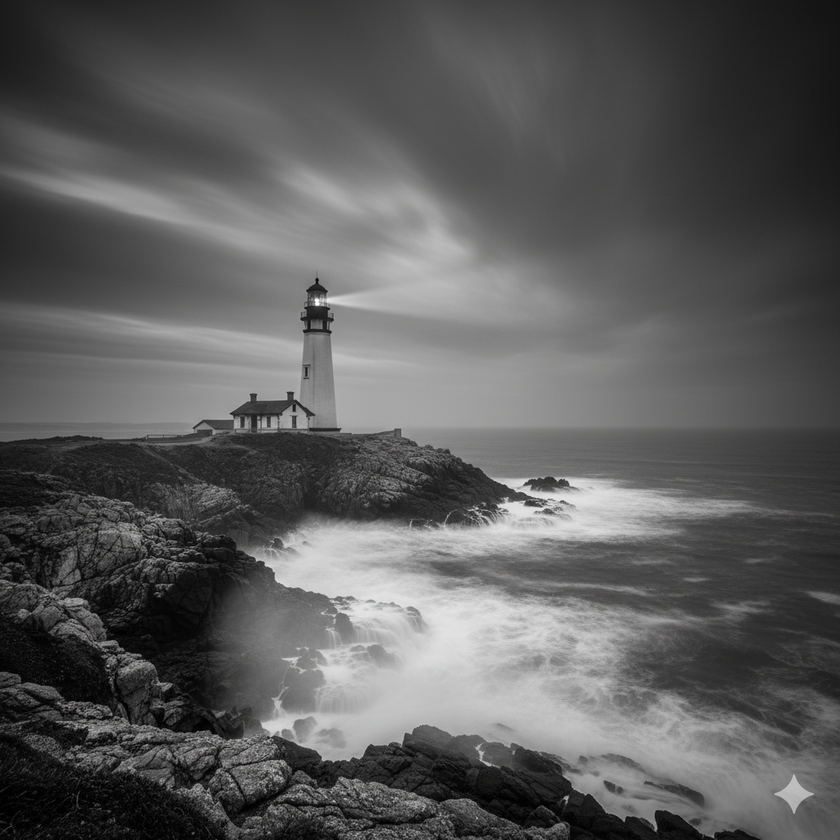
#> input picture citra_grayscale.png, 840 x 840 px, shrunk from 1024 x 1024 before the run
$ jupyter execute --allow-errors 'Pertemuan 7 - UTS.ipynb'   (shell and % lines are left out)
#> lines starting #> are read from the running program, lines starting #| are printed output that depends on the picture
[cell 1]
# 2. Menyimpan perubahan secara lokal dengan pesan commit

[cell 2]
import cv2
import numpy as np
import matplotlib.pyplot as plt

# 1. Fungsi untuk Membaca Citra dan Error Handling
def read_image_grayscale(file_path):
    """Membaca citra dan memastikan citra dalam format grayscale """
#> called with file_path = 'citra_grayscale.png'
    #Baca citra dalam mode grayscale
    img = cv2.imread(file_path, cv2.IMREAD_GRAYSCALE)
#> img: shape (840, 840); min 0, max 255, mean 91

    # Cek apakah citra berhasil dibuat
    if img is None:
        print(f"🛑 ERROR: File citra tidak ditemukan di jalur: {file_path}")
        print("Membuat citra dummy grayscale (300x300, 0-155) Sebagai gantinya.")
        # Membuat citra dummy (array Numpy 300x300)
        img = np.random.randint(0, 156, (300,300), dtype=np.uint8)
    else:
        print(f"✅ Citra '{file_path}' Berhasil dimuat. Ukuran: {img.shape}")
#| ✅ Citra 'citra_grayscale.png' Berhasil dimuat. Ukuran: (840, 840)


    return img

# 2. Fungsi untuk Transformasi Citra
def transform_negatif(img):
    """ Menerapkan transformasi Negatif: G = 255 - f."""
    # Negatif (inversi): G = 255 - f. np.uint8 memastikan hasil tetap dalam 0-255.
    img_negatif = 255 - img
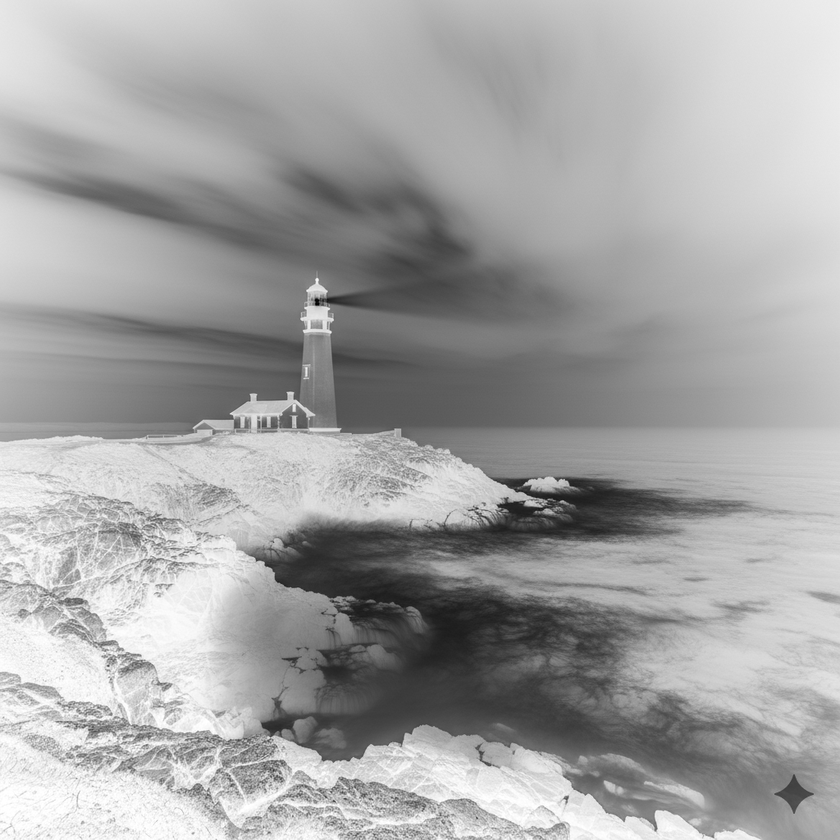
#> img_negatif: shape (840, 840); min 0, max 255, mean 164
    return img_negatif

# [58 lines left out: functions transform_logaritmatik, display_results, not called in this run]
plt.show()

#--- PROGRAM UTAMA ---

IMAGE_PATH = 'citra_grayscale.png'

# baca citra asli
img_original = read_image_grayscale(IMAGE_PATH)

#Hanya lakukan transformasi jika citra berhasil dimuat (bukan citra kosong)
#> (the rest of this cell did not finish here and is left out)
